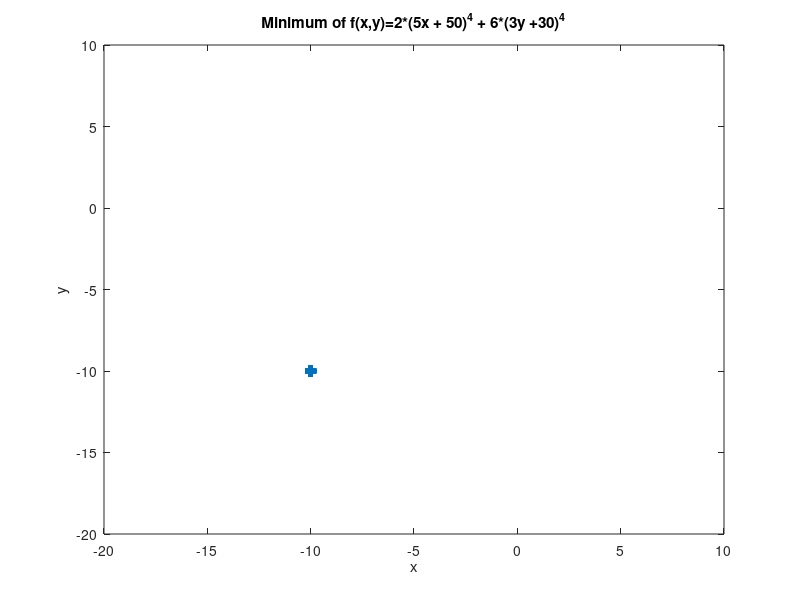
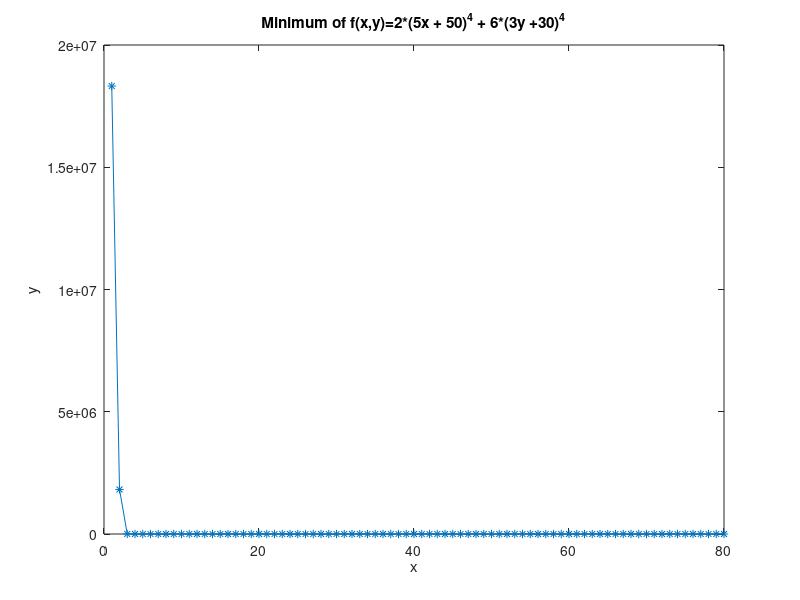

Source code (MATLAB) for these figures, in order:
clear;clc;
%Initialization
%Parameters
iterations = 80;
w = 0.5;
c1 = 2.0;
c2 = 2.0;
swarm_size = 49;

index = 1;
for a = 1:7
    for b = 1:7
        i = a*rand(1);
        j = b*rand(1);
        swarm(index, 1, 1) = i;
        swarm(index, 1, 2) = j;
        index = index + 1;
    end
end

swarm(:, 2, :) = rand;
swarm(:, 3, 1) = 0;
swarm(:, 3, 2) = 0;
swarm(:, 4, 1) = 100000000000;

%Iterations
for iter = 1 : iterations
    clf
    
    figure(1)
    plot(swarm(:, 1, 1), swarm(:, 1, 2), '+', ...
        'MarkerSize', 8, 'LineWidth', 3)
    
    axis([-20 10 -20 10]);
    title('Minimum of f(x,y)=2*(5x + 50)^4 + 6*(3y +30)^4')
    xlabel('x')
    ylabel('y')
    
    for i = 1: swarm_size
        x = swarm(i, 1, 1);
        y = swarm(i, 1, 2);
        val = 2*(5*x + 50)^4 + 6*(3*y +30)^4;
    
        if val < swarm(i, 4, 1)
            swarm(i, 3, 1) = swarm(i, 1, 1);
            swarm(i, 3, 2) = swarm(i, 1, 2);
            swarm(i, 4, 1) = val;
        end
    end
    
    [gbest_val, gbest] = min(swarm(:, 4, 1));
    minval(iter) = gbest_val;
    
    for i = 1: swarm_size
        swarm(i, 2, 1) = rand*w*swarm(i, 2, 1) + ...
            c1*rand*(swarm(i, 3, 1) - swarm(i, 1, 1)) + ...
            c2*rand*(swarm(gbest, 3, 1) - swarm(i, 1, 1));

        swarm(i, 2, 2) = w*swarm(i, 2, 2) + ...
            c1*rand*(swarm(i, 3, 2) - swarm(i, 1, 2)) + ...
            c2*rand*(swarm(gbest, 3, 2) - swarm(i, 1, 2));        
    end
    
    for i = 1:swarm_size
        swarm(i, 1, 1) = swarm(i, 1, 1) + swarm(i, 2, 1);
        swarm(i, 1, 2) = swarm(i, 1, 2) + swarm(i, 2, 2);
    end
end

figure(2)
t=1:iterations;
plot(t,minval,'*-')
title('Minimum of f(x,y)=2*(5x + 50)^4 + 6*(3y +30)^4')
xlabel('x')
ylabel('y')